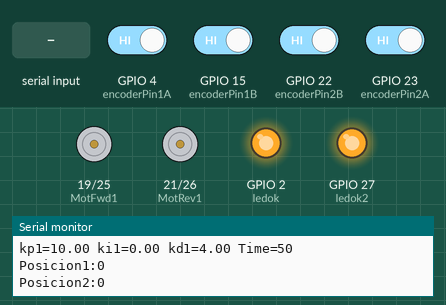
A sketch run on a simulated ESP32. Parts: motor-driver pin pairs drawn as motors (green arrow = first pin HIGH = forward, orange = second pin HIGH = backward, longer = more drive), output pins drawn as LEDs (lit = HIGH), the last lines printed to the serial monitor. Inputs (shaded band) come from the test bench; at power-on: GPIO 4 (encoderPin1A), GPIO 15 (encoderPin1B), GPIO 22 (encoderPin2B), GPIO 23 (encoderPin2A) HIGH.

Above: at 1.2 s.
1.3 s: "Z" received over Serial
4.3 s: GPIO 22 (encoderPin2B) driven LOW
7.3 s: "2" received over Serial
At 7.5 s:
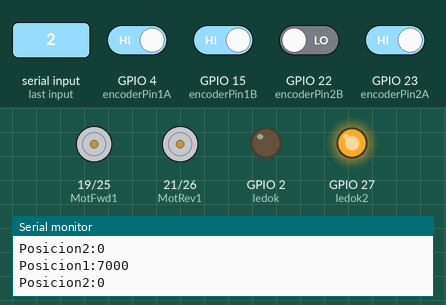
10.3 s: GPIO 23 (encoderPin2A) driven LOW
13.3 s: "1" received over Serial
16.3 s: GPIO 22 (encoderPin2B) driven HIGH
Timing chart, 0 to 19.3 s (numbered marks = the images above; inputs shaded):
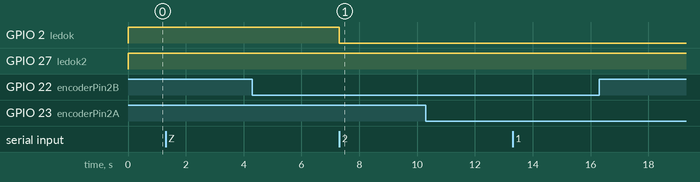

Measured:
- after the input at 7.3 s, GPIO 2 (ledok): HIGH → LOW at once

The sketch:

ESP32_actual.ino
```cpp
#include <Arduino.h>

#define MotFwd1  19
#define MotRev1  21
#define MotFwd2  25
#define MotRev2  26

int encoderPin1A = 4;
int encoderPin1B = 15;
int encoderPin2A = 23;
int encoderPin2B = 22;

// *********************************************** Variables Globales PID *****************************************************************************************
unsigned long lastTime1 = 0,   SampleTime1 = 0;                    // Variables de tiempo discreto.
double        Input1    = 0.0, Setpoint1   = 0.0;                  //     "     de posición del motor y posición a la que queremos llevar el motor (posición designada).
double        ITerm1    = 0.0, dInput1     = 0.0, lastInput1 = 0.0; //     "     de error1 integral, error1 derivativo y posición anterior del motor
double        kp1       = 0.0, ki1         = 0.0, kd1        = 0.0; // Constantes: proprocional, integral y derivativa.
double        outMin1   = 0.0, outMax1     = 0.0;                  // Límites para no sobrepasar la resolución del pwm1.
double        error1    = 0.0;                                    // Desviación o error1 entre la posición real del motor y la posición designada.


volatile int lastEncoded1 = 0; // Last encoded value for encoder 1
volatile long encoderValue1 = 0; // Raw encoder value for encoder 1

byte          cmd      =  0;
byte          pwm1      =  0;
int           ledok    = 2;
// ****************************************************************************************************************************************************************


volatile int lastEncoded2 = 0; // Last encoded value for encoder 2
volatile long encoderValue2 = 0; // Raw encoder value for encoder 2

unsigned long lastTime2 = 0,   SampleTime2 = 0;                    // Variables de tiempo discreto.
double        Input2    = 0.0, Setpoint2   = 0.0;                  //     "     de posición del motor y posición a la que queremos llevar el motor (posición designada).
double        ITerm2    = 0.0, dInput2     = 0.0, lastInput2 = 0.0; //     "     de error1 integral, error1 derivativo y posición anterior del motor
double        kp2       = 0.0, ki2         = 0.0, kd2        = 0.0; // Constantes: proprocional, integral y derivativa.
double        outMin2   = 0.0, outMax2     = 0.0;
double        error2    = 0.0;
byte          pwm2      =  0;
int           ledok2    = 27;


void setup() {
  pinMode(MotFwd1, OUTPUT);
  pinMode(MotRev1, OUTPUT);
  pinMode(MotFwd2, OUTPUT);
  pinMode(MotRev2, OUTPUT);
  pinMode(ledok  , OUTPUT);
  pinMode(ledok2 , OUTPUT);
  Serial.begin(115200); // Initialize serial communication

  // Encoder 1 pins
  pinMode(encoderPin1A, INPUT_PULLUP);
  pinMode(encoderPin1B, INPUT_PULLUP);
  digitalWrite(encoderPin1A, HIGH); // Turn pullup resistor on
  digitalWrite(encoderPin1B, HIGH); // Turn pullup resistor on
  // Encoder 2 pins
  pinMode(encoderPin2A, INPUT_PULLUP);
  pinMode(encoderPin2B, INPUT_PULLUP);
  digitalWrite(encoderPin2A, HIGH); // Turn pullup resistor on
  digitalWrite(encoderPin2B, HIGH); // Turn pullup resistor on

  // Attach interrupts for both encoders
  attachInterrupt(digitalPinToInterrupt(encoderPin1A), updateEncoder1, CHANGE);
  attachInterrupt(digitalPinToInterrupt(encoderPin1B), updateEncoder1, CHANGE);
  attachInterrupt(digitalPinToInterrupt(encoderPin2A), updateEncoder2, CHANGE);
  attachInterrupt(digitalPinToInterrupt(encoderPin2B), updateEncoder2, CHANGE);
// Acotación máxima y mínima; corresponde a Max.: 0=0V hasta 255=5V (MotFwd1), y Min.: 0=0V hasta -255=5V (MotRev1). El pwm1 se convertirá a la salida en un valor absoluto, nunca negativo.
  outMax1 =  255.0;                      // Límite máximo del controlador PID.
  outMin1 = -outMax1;                     // Límite mínimo del controlador PID.

  SampleTime1 = 50;                      // Se le asigna el tiempo de muestreo en milisegundos.

  kp1 = 10.0;                             // Constantes PID iniciales. Los valores son los adecuados para un encoder de 334 ppr (con un motor de 12V),
  ki1 = 0.00;                            // pero como el lector de encoder está diseñado como x4, entonces equivale a uno de 1336 ppr. (ppr = pulsos por revolución.)
  kd1 = 4.00;

  Setpoint1 = (double)encoderValue1;          // Para evitar que haga cosas extrañas al ponerse en marcha o después de resetear, igualamos los dos valores para que comience estando quieto el motor.


  outMax2 =  255.0;                      // Límite máximo del controlador PID.
  outMin2 = -outMax2;
  SampleTime2 = 50;                      // Se le asigna el tiempo de muestreo en milisegundos.

  kp2 = 10.0;                             // Constantes PID iniciales. Los valores son los adecuados para un encoder de 334 ppr (con un motor de 12V),
  ki2 = 0.00;                            // pero como el lector de encoder está diseñado como x4, entonces equivale a uno de 1336 ppr. (ppr = pulsos por revolución.)
  kd2 = 4.00;

  Setpoint2 = (double)encoderValue2;          // Para evitar que haga cosas extrañas al ponerse en marcha o después de resetear, igualamos los dos valores para que comience estando quieto el motor.


  imprimir(3);

}

void loop() {

  double Out1 = Compute();               // Llama a la función "Compute()" para calcular la desviación y el resultado lo carga en la variable 'Out'.
  double Out2 = Compute2();
  // *********************************************** Control del Motor *************************************************
  if (error1 == 0.0)                     // Cuando está en el punto designado, parar el motor.
  {
    digitalWrite(MotFwd1, LOW);            // Pone a 0 los dos pines del puente en H.
    digitalWrite(MotRev1, LOW);
    digitalWrite(ledok, HIGH);          // Se enciende el led (pin 13) porque ya está en la posición designada.
  }
  else                                  // De no ser igual, significa que el motor ha de girar en un sentido o al contrario; esto lo determina el signo que contiene "Out".
  {
    pwm1 = abs(Out1);                     // Transfiere a la variable pwm1 el valor absoluto de Out.
    // if (pwm1 < 50) pwm1 = 50;          // Línea experimental. Se trata de hacer que el motor tenga una voltaje mínimo para comenzar a girar, aunque esto no es necesario.

    if (Out1 > 0.0)                      // Gira el motor en un sentido con el pwm1 correspondiente a su posición.
    {
      digitalWrite(MotRev1, LOW);          // Pone a 0 el segundo pin del puente en H.
      analogWrite(MotFwd1, pwm1);           // Por el primer pin sale la señal pwm1.
    }
    else                                // Gira el motor en sentido contrario con el pwm1 correspondiente a su posición.
    {
      digitalWrite(MotFwd1, LOW);          // Pone a 0 el primer pin del puente en H.
      analogWrite(MotRev1, pwm1);           // Por el segundo pin sale la señal pwm1.
    }
  }


  if (error2 == 0.0)                     // Cuando está en el punto designado, parar el motor.
  {
    digitalWrite(MotFwd2, LOW);            // Pone a 0 los dos pines del puente en H.
    digitalWrite(MotRev2, LOW);
    digitalWrite(ledok2, HIGH);          // Se enciende el led (pin 13) porque ya está en la posición designada.
  }
  else                                  // De no ser igual, significa que el motor ha de girar en un sentido o al contrario; esto lo determina el signo que contiene "Out".
  {
    pwm2 = abs(Out2);                     // Transfiere a la variable pwm1 el valor absoluto de Out.
    // if (pwm1 < 50) pwm1 = 50;          // Línea experimental. Se trata de hacer que el motor tenga una voltaje mínimo para comenzar a girar, aunque esto no es necesario.

    if (Out2 > 0.0)                      // Gira el motor en un sentido con el pwm1 correspondiente a su posición.
    {
      digitalWrite(MotRev2, LOW);          // Pone a 0 el segundo pin del puente en H.
      analogWrite(MotFwd2, pwm2);           // Por el primer pin sale la señal pwm1.
    }
    else                                // Gira el motor en sentido contrario con el pwm1 correspondiente a su posición.
    {
      digitalWrite(MotFwd2, LOW);          // Pone a 0 el primer pin del puente en H.
      analogWrite(MotRev2, pwm2);           // Por el segundo pin sale la señal pwm1.
    }
  }

  // Recepción de datos para posicionar el motor, o modificar las constantes PID, o el tiempo de muestreo. Admite posiciones relativas y absolutas.
  if (Serial.available() > 0)           // Comprueba si ha recibido algún dato por el terminal serie.
  {
    cmd = 0;                            // Por seguridad "limpiamos" cmd.
    cmd = Serial.read();                // "cmd" guarda el byte recibido.
    if (cmd > 31)
    {
      byte flags = 0;                                      // Borramos la bandera que decide lo que hay que imprimir.
      if (cmd >  'Z') cmd -= 32;                           // Si una letra entra en minúscula la covierte en mayúscula.
      if (cmd == 'W') { Setpoint1 += 5.0;     flags = 2; }  // Si (por ejemplo) es la letra 'W' mueve 5 pasos hacia delante. Estos son movimientos relativos.
      if (cmd == 'Q') { Setpoint1 -= 5.0;     flags = 2; }  // Aquí son esos 5 pasos pero hacia atrás si se pulsa la letra 'Q'.
      if (cmd == 'S') { Setpoint1 += 400.0;   flags = 2; }  // Se repite lo mismo en el resto de las teclas.
      if (cmd == 'A') { Setpoint1 -= 400.0;   flags = 2; }
      if (cmd == 'X') { Setpoint1 += 5000.0;  flags = 2; }
      if (cmd == 'Z') { Setpoint1 -= 5000.0;  flags = 2; }
      if (cmd == '2') { Setpoint1 += 12000.0; flags = 2; }
      if (cmd == '1') { Setpoint1 -= 12000.0; flags = 2; }
      if (cmd == '0') { Setpoint1 = 0.0;      flags = 2; }  // Ir a Inicio.

      // Decodificador para modificar las constantes PID.
      switch(cmd)                                          // Si ponemos en el terminal serie, por ejemplo "P2.5 I0.5 D40" y pulsas enter  tomará esos valores y los cargará en kp1, ki1 y kd1.
      {                                                    // También se puede poner individualmente, por ejemplo "P5.5", sólo cambiará el parámetro kp1, los mismo si son de dos en dos.
        case 'P': kp1  = Serial.parseFloat();        flags = 1; break; // Carga las constantes y presenta en el terminal serie los valores de las variables que hayan sido modificadas.
        case 'I': ki1  = Serial.parseFloat();        flags = 1; break;
        case 'D': kd1  = Serial.parseFloat();        flags = 1; break;
        case 'T': SampleTime1 = Serial.parseInt();   flags = 1; break;
        case 'G': Setpoint1   = Serial.parseFloat(); flags = 2; break; // Esta línea permite introducir una posición absoluta. Ex: G23000 (y luego enter) e irá a esa posición.
        case 'U': Setpoint2   = Serial.parseFloat(); flags = 2; break;
        case 'K':                                   flags = 3; break;
      }
      if (flags == 2) digitalWrite(ledok, LOW); // Cuando entra una posición nueva se apaga el led y no se volverá a encender hasta que el motor llegue a la posición que le hayamos designado.

      imprimir(flags);
    }
  }


}

void updateEncoder1() {
  int MSB = digitalRead(encoderPin1A); // MSB = most significant bit
  int LSB = digitalRead(encoderPin1B); // LSB = least significant bit
  int encoded = (MSB << 1) | LSB; // Converting the 2 pin value to single number
  int sum = (lastEncoded1 << 2) | encoded; // Adding it to the previous encoded value
  if(sum == 0b1101 || sum == 0b0100 || sum == 0b0010 || sum == 0b1011) encoderValue1--;
  if(sum == 0b1110 || sum == 0b0111 || sum == 0b0001 || sum == 0b1000) encoderValue1++;
  lastEncoded1 = encoded; // Store this value for next time
}

void updateEncoder2() {
  int MSB2 = digitalRead(encoderPin2A); // MSB = most significant bit
  int LSB2 = digitalRead(encoderPin2B); // LSB = least significant bit
  int encoded2 = (MSB2 << 1) | LSB2; // Converting the 2 pin value to single number
  int sum2 = (lastEncoded2 << 2) | encoded2; // Adding it to the previous encoded value
  if(sum2 == 0b1101 || sum2 == 0b0100 || sum2 == 0b0010 || sum2 == 0b1011) encoderValue2--;
  if(sum2 == 0b1110 || sum2 == 0b0111 || sum2 == 0b0001 || sum2 == 0b1000) encoderValue2++;
  lastEncoded2 = encoded2; // Store this value for next time
}

// Cálculo PID.
double Compute()
{
   unsigned long now = millis();                  // Toma el número total de milisegundos que hay en ese instante.
   unsigned long timeChange = (now - lastTime1);   // Resta el tiempo actual con el último tiempo que se guardó (esto último se hace al final de esta función).

   if(timeChange >= SampleTime1)                   // Si se cumple el tiempo de muestreo entonces calcula la salida.
   {
     Input1  = (double)encoderValue1;                   // Lee el valor del encoder óptico. El valor del contador se incrementa/decrementa a través de las interrupciones externas (pines 2 y 3).

     error1  = (Setpoint1 - Input1)  * kp1;           // Calcula el error1 proporcional.
     dInput1 = (Input1 - lastInput1) * kd1;           // Calcula el error1 derivativo.

     // Esta línea permite dos cosas: 1) Suaviza la llegada a la meta. 2) El error1 integral se auto-ajusta a las circunstancias del motor.
     if (dInput1 == 0.0)  ITerm1 += (error1 * ki1); else ITerm1 -= (dInput1 * ki1);
     // Acota el error1 integral para eliminar el "efecto windup".
     if (ITerm1 > outMax1) ITerm1 = outMax1; else if (ITerm1 < outMin1) ITerm1 = outMin1;

     double Output1 = error1 + ITerm1 - dInput1;      // Suma todos los error1es, es la salida del control PID.
     if (Output1 > outMax1) Output1 = outMax1; else if (Output1 < outMin1) Output1 = outMin1; // Acota la salida para que el pwm1 pueda estar entre outMin1 y outMax1.

     lastInput1 = Input1;                           // Se guarda la posición para convertirla en pasado.
     lastTime1  = now;                             // Se guarda el tiempo   para convertirlo en pasado.

     return Output1;                               // Devuelve el valor de salida PID.
   }
}

double Compute2()
{
   unsigned long now2 = millis();                  // Toma el número total de milisegundos que hay en ese instante.
   unsigned long timeChange2 = (now2 - lastTime2);   // Resta el tiempo actual con el último tiempo que se guardó (esto último se hace al final de esta función).

   if(timeChange2 >= SampleTime2)                   // Si se cumple el tiempo de muestreo entonces calcula la salida.
   {
     Input2  = (double)encoderValue2;                   // Lee el valor del encoder óptico. El valor del contador se incrementa/decrementa a través de las interrupciones externas (pines 2 y 3).

     error2  = (Setpoint2 - Input2)  * kp2;           // Calcula el error1 proporcional.
     dInput2 = (Input2 - lastInput2) * kd2;           // Calcula el error1 derivativo.

     // Esta línea permite dos cosas: 1) Suaviza la llegada a la meta. 2) El error1 integral se auto-ajusta a las circunstancias del motor.
     if (dInput2 == 0.0)  ITerm2 += (error2 * ki2); else ITerm2 -= (dInput2 * ki2);
     // Acota el error1 integral para eliminar el "efecto windup".
     if (ITerm2 > outMax2) ITerm2 = outMax2; else if (ITerm2 < outMin2) ITerm2 = outMin2;

     double Output2 = error2 + ITerm2 - dInput2;      // Suma todos los error1es, es la salida del control PID.
     if (Output2 > outMax2) Output2 = outMax2; else if (Output2 < outMin2) Output2 = outMin2; // Acota la salida para que el pwm1 pueda estar entre outMin1 y outMax1.

     lastInput2 = Input2;                           // Se guarda la posición para convertirla en pasado.
     lastTime2  = now2;                             // Se guarda el tiempo   para convertirlo en pasado.

     return Output2;                               // Devuelve el valor de salida PID.
   }
}


void imprimir(byte flag) // Imprime en el terminal serie los datos de las contantes PID, tiempo de muestreo y posición. Según las necesidades se muestran algunos datos o todos ellos.
{
  if ((flag == 1) || (flag == 3))
  {
    Serial.print("kp1=");     Serial.print(kp1);
    Serial.print(" ki1=");    Serial.print(ki1);
    Serial.print(" kd1=");    Serial.print(kd1);
    Serial.print(" Time=");  Serial.println(SampleTime1);
  }
  if ((flag == 2) || (flag == 3))
  {
    Serial.print("Posicion1:");
    Serial.println((long)Setpoint1);
    Serial.print("Posicion2:");
    Serial.println((long)Setpoint2);
  }
}
```
